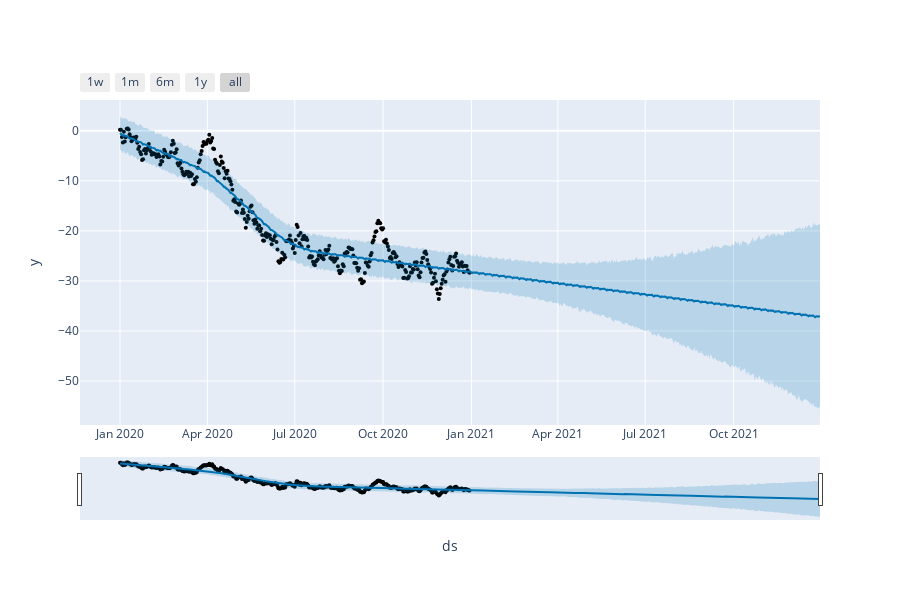

Notebook source saved alongside this figure:
### Code cell
from prophet import Prophet
from prophet.plot import plot_plotly
import plotly.offline as py

py.init_notebook_mode(connected=True)

# Contoh sederhana
df = pd.DataFrame({
    'ds': pd.date_range(start='2020-01-01', periods=365, freq='D'),
    'y': np.random.randn(365).cumsum()
})

model = Prophet()
model.fit(df)

future = model.make_future_dataframe(periods=365)
forecast = model.predict(future)

fig = plot_plotly(model, forecast)
py.iplot(fig)

### Figure 1 — Plotly figure (JSON) as saved in the notebook; plotly's stock layout.template omitted (floating-point values rounded to 4 significant figures; data arrays with more than 128 entries replaced by an {"elided": "..."} marker saying what was removed)
{"data": [{"marker": {"color": "black", "size": 4}, "mode": "markers", "name": "Actual", "type": "scatter", "x": {"elided": "365 str values"}, "y": {"elided": "365 float values"}}, {"hoverinfo": "skip", "line": {"width": 0}, "mode": "lines", "type": "scatter", "x": {"elided": "730 str values"}, "y": {"elided": "730 float values"}}, {"fill": "tonexty", "fillcolor": "rgba(0, 114, 178, 0.2)", "line": {"color": "#0072B2", "width": 2}, "mode": "lines", "name": "Predicted", "type": "scatter", "x": {"elided": "730 str values"}, "y": {"elided": "730 float values"}}, {"fill": "tonexty", "fillcolor": "rgba(0, 114, 178, 0.2)", "hoverinfo": "skip", "line": {"width": 0}, "mode": "lines", "type": "scatter", "x": {"elided": "730 str values"}, "y": {"elided": "730 float values"}}], "layout": {"height": 600, "showlegend": false, "width": 900, "xaxis": {"autorange": true, "range": ["2019-11-20 08:13:42.8571", "2021-12-30"], "rangeselector": {"buttons": [{"count": 7, "label": "1w", "step": "day", "stepmode": "backward"}, {"count": 1, "label": "1m", "step": "month", "stepmode": "backward"}, {"count": 6, "label": "6m", "step": "month", "stepmode": "backward"}, {"count": 1, "label": "1y", "step": "year", "stepmode": "backward"}, {"step": "all"}]}, "rangeslider": {"autorange": true, "range": ["2019-11-20 08:13:42.8571", "2021-12-30"], "visible": true, "yaxis": {"_template": null, "rangemode": "match"}}, "title": {"text": "ds"}, "type": "date"}, "yaxis": {"autorange": true, "range": [-58.79, 6.165], "title": {"text": "y"}, "type": "linear"}}}
